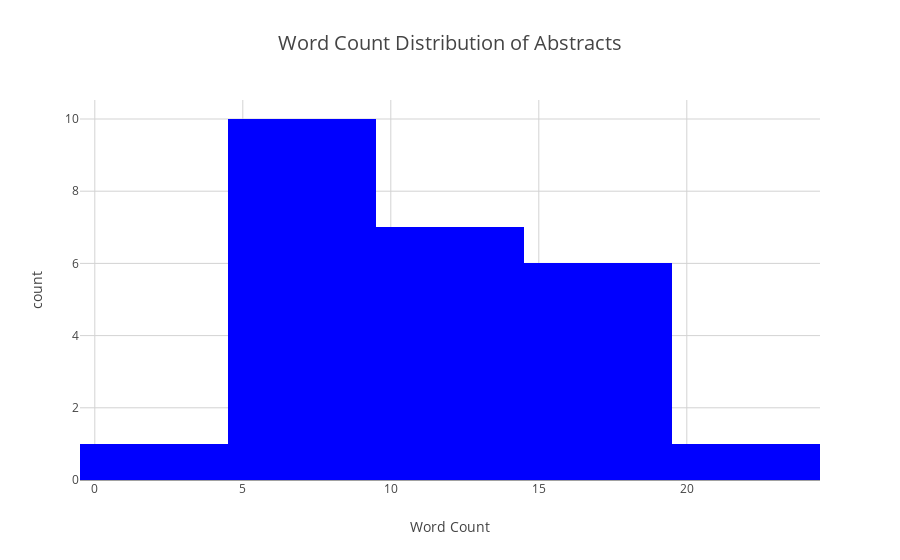

Notebook code for this chart:
### Markdown cell above
The papers are structured different. The first displayed abstact does not contain structure which indicates 'BACKGROUND & AIMS' and etc... But the length is approx. equally long. I do not have domain knowleddge to further investigate the content. In the next step we will investigate the number of words in each abstracts.

### Code cell
def plot_word_counts(abstracts):
    # Count the number of words in each abstract
    word_counts = [len(abstract.split()) for abstract in abstracts]
    # Create a histogram of the word counts with a standard color scheme
    fig = px.histogram(
        x=word_counts, 
        title='Word Count Distribution of Abstracts',
        labels={'x': 'Word Count', 'y': 'Frequency'},  # Axis labels
        color_discrete_sequence=['blue']  # Set a standard color for the bars
    )
    # Update layout to avoid the black background
    fig.update_layout(
        plot_bgcolor='white',  # Background of the plot
        paper_bgcolor='white',  # Background of the entire figure
        title_font=dict(size=20),  # Font size of the title
        xaxis=dict(showgrid=True, gridcolor='lightgray'),  # Grid lines for the x-axis
        yaxis=dict(showgrid=True, gridcolor='lightgray')   # Grid lines for the y-axis
    )
    # Show the figure
    fig.show()

# Example usage
plot_word_counts(abstracts)

### Figure 1 — Plotly figure (JSON) as saved in the notebook; plotly's stock layout.template omitted (floating-point values rounded to 4 significant figures)
{"data": [{"alignmentgroup": "True", "bingroup": "x", "hovertemplate": "Word Count=%{x}<br>count=%{y}<extra></extra>", "legendgroup": "", "marker": {"color": "blue", "pattern": {"shape": ""}}, "name": "", "offsetgroup": "", "orientation": "v", "showlegend": false, "type": "histogram", "x": [5, 13, 12, 9, 20, 12, 18, 8, 6, 9, 12, 4, 16, 15, 15, 11, 12, 13, 8, 19, 19, 9, 9, 8, 6], "xaxis": "x", "yaxis": "y"}], "layout": {"barmode": "relative", "legend": {"tracegroupgap": 0}, "paper_bgcolor": "white", "plot_bgcolor": "white", "title": {"font": {"size": 20}, "text": "Word Count Distribution of Abstracts"}, "xaxis": {"anchor": "y", "domain": [0, 1], "gridcolor": "lightgray", "showgrid": true, "title": {"text": "Word Count"}}, "yaxis": {"anchor": "x", "domain": [0, 1], "gridcolor": "lightgray", "showgrid": true, "title": {"text": "count"}}}}
